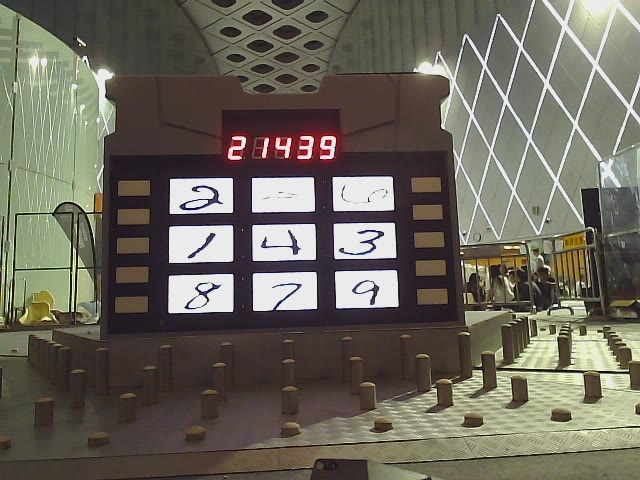
#> input picture controller/rune03.png, 640 x 480 px, given in place of buff_test_video_01.mpeg, which was not available
$ python prompt_lights_searching.py   (older library calls are emulated)
#> lines starting #> are read from the running program, lines starting #| are printed output that depends on the picture; after the words box and inside, x2 and y2 are one past the last pixel; in counts of white or black regions, pixels touching at a corner belong together; pictures that were not available may be replaced by others from this repository, and a replacement may not be noted
### number_searching/grid_recognition.py
import cv2, sys, rospy, math
import numpy as np
from scipy.misc import imresize

file_dir = None
is_debug_mode = True


"""
Parse the file direction from argv and load the image
"""
# [13 lines left out: function read_image_from_file, not called in this run]


"""
Pre-processing image
"""
# [15 lines left out: function preprocessing_for_number_searching, not called in this run]


"""
Analysis and filter contours
"""
# [49 lines left out: function analysis_and_filter_contours_for_number_searching, not called in this run]


"""
This function get rid of redundancy number boxes
"""
def filter_redundancy_boxes(contours, rects, number_boxes):
    bad_box_indexs = list()
    dist_toleration = 10

    for rect_i in range(len(rects)):
        if rect_i not in bad_box_indexs:
            for rect_j in range(rect_i+1, len(rects)):
                rect_i_center_x = rects[rect_i][0][0]
                rect_i_center_y = rects[rect_i][0][1]
                rect_j_center_x = rects[rect_j][0][0]
                rect_j_center_y = rects[rect_j][0][1]

                dist_x = abs(rect_i_center_x - rect_j_center_x)
                dist_y = abs(rect_i_center_y - rect_j_center_y)

                dist_ij = dist_x**2 + dist_y**2

                if dist_ij < dist_toleration**2:
                    rect_i_area = rects[rect_i][1][0] * rects[rect_i][1][1]
                    rect_j_area = rects[rect_j][1][0] * rects[rect_j][1][1]

                    if rect_i_area < rect_j_area:
                        bad_box_indexs.append(rect_j)
                    else:
                        bad_box_indexs.append(rect_i)

    good_contours = list()
    good_rects = list()
    good_boxes = list()
    for i in range(len(number_boxes)):
        if i not in bad_box_indexs:
            good_contours.append(contours[i])
            good_rects.append(rects[i])
            good_boxes.append(number_boxes[i])

    return good_contours, good_rects, good_boxes, bad_box_indexs


"""
This function get rid of outlier number boxes
"""
# [33 lines left out: function filter_outlier_boxes, not called in this run]


"""
Major structure here
"""
# [34 lines left out: function number_search, not called in this run]


"""
Main function (for testing)
"""
# [64 lines that do not run on import are left out]

### number_searching/preprocess_for_number_recognition.py
import cv2
import numpy as np
from scipy.misc import imresize


draw_number_box_color = (255, 0, 255)


"""
Draw a box
"""
def draw_box(img, points, color):
    # cv2.line(img, (0,0), (100,100), color, 5)
    for i in range(len(points)):
        cv2.line(img, tuple(points[i]), tuple(points[(i+1)%(len(points))]), color, 10)


# [59 lines left out: functions general_number_extractor, rim_extractor, not called in this run]


def region_of_interest(img, box):
    x0, y0 = box[1]
    x1, y1 = box[3]
    # The following number should be in range:
    x0 = max(int(round(x0)), 0)
    x1 = min(int(round(x1)), img.shape[1])
    y0 = max(int(round(y0)), 0)
    y1 = min(int(round(y1)), img.shape[0])
    roi = np.copy(img[y0:y1, x0:x1])
    return roi


"""
This function will extract roi after the number boxes have been found
"""
# [28 lines left out: function preprocess_for_number_recognition, not called in this run]

### prompt_lights/prompt_lights_searching.py
import cv2, sys, os, rospy, math
import numpy as np
from scipy.misc import imresize

file_dir = None
is_debug_mode = True

file_dir = os.path.dirname(os.path.abspath(__file__))
root = file_dir+'/..'#'/number_searching'
sys.path.insert(0, root)
# print(root)
# print(os.path.dirname(root))
from number_searching.grid_recognition import read_image_from_file,preprocessing_for_number_searching,filter_redundancy_boxes
from number_searching.preprocess_for_number_recognition import draw_box, region_of_interest


draw_prompt_lights_box_color = (255,255,255)

"""
Analysis and filter contours
"""
def analysis_and_filter_contours_for_prompt_lights_searching(contours):
    ratio = 2.0 / 1.0
    sudokuWidth = 50
    sudokuHeight = 25
    angleTolerance = 6
    ratioToleranceRate = 0.2
    dimensionsToleranceRate = 0.4

    contours_filtered = list()
    rects = list()
    boxes = list()
    for contour in contours:
        tempRect = cv2.minAreaRect(contour)
        # if is_debug_mode:
        #     print("[Debug] tempRect:", tempRect)

        width = tempRect[1][0]
        height = tempRect[1][1]

        if not (width > height):
            # tempRect = cv2.boxPoints((tempRect[0],(tempRect[1][0],tempRect[1][1]),tempRect[2] + 90.0))
            tempRect = (tempRect[0],(tempRect[1][1],tempRect[1][0]),tempRect[2] + 90.0)
            width = tempRect[1][0]
            height = tempRect[1][1]

        if(height==0):
            height = -1

        ratio_cur = width / height

        if (ratio_cur > (1.0-ratioToleranceRate) * ratio and \
            ratio_cur < (1.0+ratioToleranceRate) * ratio and \
			width > (1.0-dimensionsToleranceRate) * sudokuWidth and \
            width < (1.0+dimensionsToleranceRate) * sudokuWidth and \
			height > (1.0-dimensionsToleranceRate) * sudokuHeight and \
            height < (1.0+dimensionsToleranceRate) * sudokuHeight and \
			((tempRect[2] > -angleTolerance and tempRect[2] < angleTolerance) or \
              tempRect[2] < (-180+angleTolerance) or \
              tempRect[2] > (180-angleTolerance))
        ):
              contours_filtered.append(contour)
              rects.append(tempRect)
              if (is_debug_mode):
                  tempRect_points = cv2.boxPoints(tempRect)
                  boxes.append(tempRect_points)

    return contours_filtered, rects, boxes


"""
Pre-processing image
"""
def preprocessing_for_prompt_lights_searching(src_img):
    # convert source iamge to gray scale and resize
    gray = cv2.cvtColor(src_img, cv2.COLOR_BGR2GRAY)
    # gray = imresize(gray, [50, 80])

    # blur
    # gray = cv2.medianBlur(gray,13)
    blur = cv2.GaussianBlur(gray,(5,5),0)

    # threshold
    # ret, gray = cv2.threshold(blur,0,255,cv2.THRESH_BINARY+cv2.THRESH_OTSU)
    gray = cv2.adaptiveThreshold(gray, 255, cv2.ADAPTIVE_THRESH_MEAN_C, \
                                 cv2.THRESH_BINARY, 15, 3)
    # ret, gray = cv2.threshold(gray, 127, 255, cv2.THRESH_BINARY)

    # enhance outline
    kernel = np.ones([3, 3], np.uint8)
    gray = cv2.dilate(gray, kernel, iterations = 1)


    return gray


"""
This function first classify points into groups by x distance.
Then, pick up the larget group.
"""
def prompt_light_filter_outlier_boxes_by_x_dist(contours, rects, number_boxes):
    if (len(rects)==0): # avoid empty input
        return [],[],[],[]

    dist_list = [[rects[i]] for i in range(len(rects))]
    boxes_list = [[number_boxes[i]] for i in range(len(rects))]
    contours_list = [[contours[i]] for i in range(len(rects))]
    x_bin_size = 10

    # find near centre points for each centre point (by horizontal distance)
    for rect_i in range(len(rects)):
        for rect_j in range(rect_i+1,len(rects)):
            rect_i_center_x = rects[rect_i][0][0]
            rect_i_center_y = rects[rect_i][0][1]
            rect_j_center_x = rects[rect_j][0][0]
            rect_j_center_y = rects[rect_j][0][1]

            dist_x = abs(rect_i_center_x - rect_j_center_x)
            dist_y = abs(rect_i_center_y - rect_j_center_y)

            dist_ij = dist_x**2 + dist_y**2

            if dist_x < x_bin_size:
                dist_list[rect_i].append(rects[rect_j])
                dist_list[rect_j].append(rects[rect_i])
                boxes_list[rect_i].append(number_boxes[rect_j])
                boxes_list[rect_j].append(number_boxes[rect_i])
                contours_list[rect_i].append(contours[rect_j])
                contours_list[rect_j].append(contours[rect_i])

    # get the size of each bin
    dist_len_list = [0.0] * len(rects)
    for i in range(len(dist_list)):
        dist_len_list[i] = len(dist_list[i])

    # largest bin (group) size
    max_bin_size = max(dist_len_list)
    good_list_index = dist_len_list.index(max(dist_len_list))

    bad_box_indexs = list()
    good_contours = contours_list.pop(good_list_index)
    good_rects = dist_list.pop(good_list_index)
    good_boxes = boxes_list.pop(good_list_index)


    return good_contours, good_rects, good_boxes, bad_box_indexs


"""
This function get rid of outlier prompt light boxes
"""
def filter_outlier_boxes(contours, rects, number_boxes):
    dist_list = [0.0] * len(rects)

    for rect_i in range(len(rects)):
        for rect_j in range(rect_i+1,len(rects)):
            rect_i_center_x = rects[rect_i][0][0]
            rect_i_center_y = rects[rect_i][0][1]
            rect_j_center_x = rects[rect_j][0][0]
            rect_j_center_y = rects[rect_j][0][1]

            dist_x = abs(rect_i_center_x - rect_j_center_x)
            dist_y = abs(rect_i_center_y - rect_j_center_y)

            dist_ij = dist_x**2 + dist_y**2

            dist_list[rect_i] += dist_ij
            dist_list[rect_j] += dist_ij

    bad_box_indexs = list()
    good_contours = list()
    good_rects = list()
    good_boxes = list()
    for i in range(min(5, len(rects))):
        current_min_index = dist_list.index(min(dist_list))

        bad_box_indexs.append(dist_list.pop(current_min_index))
        good_contours.append(contours.pop(current_min_index))
        good_rects.append(rects.pop(current_min_index))
        good_boxes.append(number_boxes.pop(current_min_index))

    return good_contours, good_rects, good_boxes, bad_box_indexs


"""
This function will extract roi after the prompt lights have been found
"""
def preprocess_for_prompt_light_identify(src_img, rects, number_boxes):
    global draw_prompt_lights_box_color
    number_boxes_regions_list = list()
    box_index = 0
    # src_img = cv2.GaussianBlur(src_img,(51,51),0)

    for box in number_boxes:

        # extract ROI to pick the most comment color in the box
        blur = cv2.GaussianBlur(region_of_interest(src_img, box),(15,15),0)
        blur = imresize(blur, [25, 50]) # resize

        # simply get rid of rim
        draw_prompt_lights_box_color = (int(blur[(12,25)][0]),int(blur[(12,25)][1]),int(blur[(12,25)][2]))
        draw_box(src_img, box, draw_prompt_lights_box_color) # draw the rim with a most comment color in the box

        # extract ROI for promt lights identify
        blur = cv2.GaussianBlur(region_of_interest(src_img, box),(15,15),0)
        extracted_result = imresize(blur, [25, 50]) # resize

        # extracted result ready for return
        number_boxes_regions_list.append(extracted_result)

        # Debug
        box_center = rects[box_index][0]
        cv2.circle(src_img, (int(round(box_center[0])), int(round(box_center[1]))), 1, (0,0,255), 5)

        # update loop variable
        box_index += 1

    return number_boxes_regions_list


"""
This function identify the prompt light status
"""
def prompt_light_identify(color):
    b_channel = int(color[0])
    g_channel = int(color[1])
    r_channel = int(color[2])
    is_on = False

    # print(abs(r_channel - g_channel), abs(r_channel - b_channel))
    dist = (abs(r_channel - g_channel))**2 + (abs(r_channel - b_channel))**2
    if dist > 800:
        is_on = True

    return is_on


"""
Major process of prompt lights searching
"""
def prompt_lights_searching(src_img):
    processed_img = preprocessing_for_prompt_lights_searching(src_img)
    # processed_img = preprocessing_for_number_searching(src_img)
    # src_img = np.copy(processed_img)
    im2, contours, hierarchy = cv2.findContours(processed_img, cv2.RETR_TREE, cv2.CHAIN_APPROX_NONE)
    # cv2.drawContours(src_img, contours, -1, (255,0,0), 3)
    # cv2.fillPoly(src_img, contours, (0, 255, 0))
    # print(type(contours))

    #Analysis to get boxes
    contours, rects, number_boxes = analysis_and_filter_contours_for_prompt_lights_searching(contours)
    # cv2.drawContours(src_img, contours, -1, (255,0,255), 3)

    #Avoid redundancy boxes
    contours, rects, number_boxes, _ = filter_redundancy_boxes(contours, rects, number_boxes)

    #Find a largest bin in x direction
    contours, rects, number_boxes, _ = prompt_light_filter_outlier_boxes_by_x_dist(contours, rects, number_boxes)

    #Avoid outliers
    _, rects, number_boxes, _ = filter_outlier_boxes(contours, rects, number_boxes)

    #Extract info for prompt lights identify
    number_boxes_regions_list = preprocess_for_prompt_light_identify(src_img, rects, number_boxes)

    #Identify prompt lights and get statistic info
    hitting_num = 0
    if len(rects) == 5:
        for i in range(len(rects)):

            identify_info = number_boxes_regions_list[i][(12,25)]
            label_color = (0,255,0)
            if prompt_light_identify(identify_info):
                label_color = (0,0,255)
                hitting_num += 1

            draw_box(src_img, number_boxes[i], label_color) # draw the rim
            # cv2.putText(src_img, str(identify_info), (int(rects[i][0][0]),int(rects[i][0][1])), cv2.FONT_HERSHEY_SIMPLEX, 1, label_color, 2)

    return src_img, hitting_num


"""
Main function (for testing)
"""
if __name__ == "__main__":
    """ ================ Testing with image files (START) ================ """
    """
    # import .grid_recognition
    # from grid_recognition import read_image_from_file


    #load src image
    src_img = read_image_from_file()
    # src_img, number_boxes_regions_list, _ = number_search(src_img)
    src_img = prompt_lights_searching(src_img)

    cv2.imshow('src_img', src_img)
    key = cv2.waitKey(0)

    """
    """ ================= Testing with image files (END) ================= """

    """ ================ Testing with video files (START) ================ """
    # """
    # cam = cv2.VideoCapture('./../Buff2017.mp4')
    cam = cv2.VideoCapture(file_dir+'/../../buff_test_video_01.mpeg')
    # cam = cv2.VideoCapture(1)

    # Define the codec and create VideoWriter object
    # fourcc = cv2.VideoWriter_fourcc(*'XVID')
    # fourcc = cv2.VideoWriter_fourcc(*'FMP4')
    fourcc = cv2.VideoWriter_fourcc(*'H264')
    out = None#cv2.VideoWriter('output.avi',fourcc, 20.0, (640,480))

    frame_num = 1
    segment_num = 1
    frame_rate = 24
    recording = False

    while True:
        ret, frame = cam.read()
#> frame is the input picture: shape (480, 640, 3); mean B, G, R 91.8, 102.8, 107.4
        assert ret == True

        # src_img, number_boxes_regions_list, _ = number_search(frame)
        src_img, hitting_num = prompt_lights_searching(frame)
#> in preprocessing_for_prompt_lights_searching, `blur = cv2.GaussianBlur(gray,(5,5),0)`:
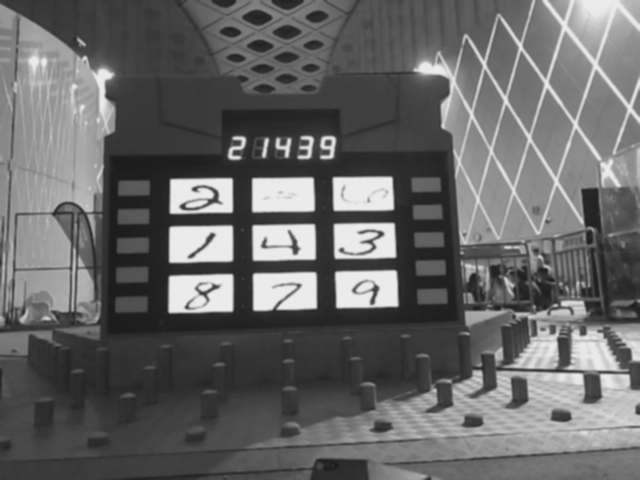
#> blur: shape (480, 640); min 27, max 237, mean 102.9
#> in preprocessing_for_prompt_lights_searching, `gray = cv2.adaptiveThreshold(gray, 255, cv2.ADAPTIVE_THRESH_MEAN_C, \ ..`:
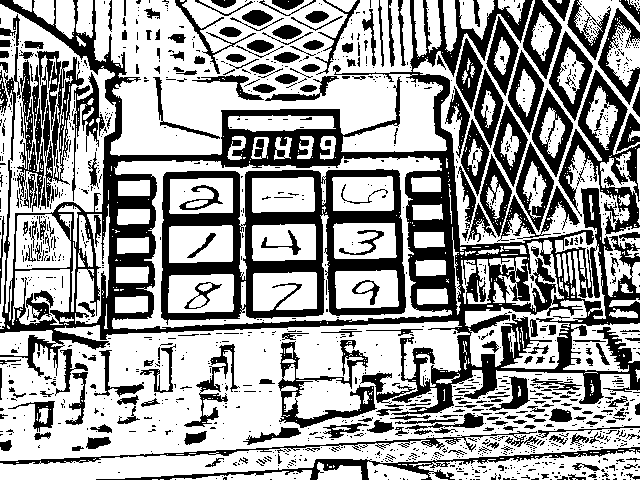
#> gray: shape (480, 640); 62.2% white; 1397 black regions (1135 under 20 px), largest, box (x1, y1, x2, y2) and area: (0, 0, 640, 415) 42783, (161, 169, 406, 325) 13657, (558, 70, 640, 235) 3893
#> in preprocessing_for_prompt_lights_searching, `gray = cv2.dilate(gray, kernel, iterations = 1)`:
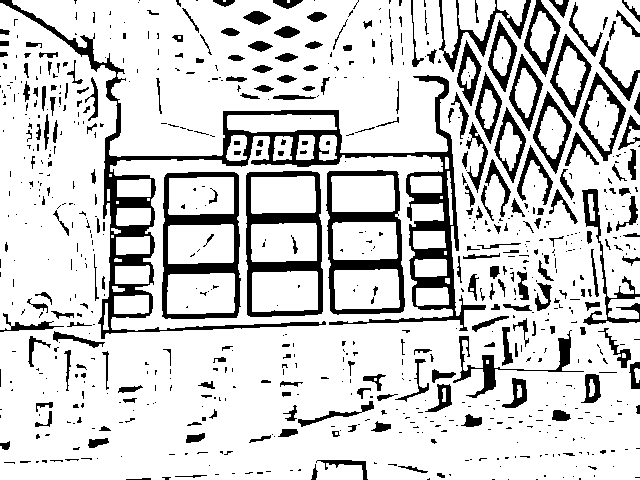
#> gray: shape (480, 640); 82.1% white; 758 black regions (531 under 20 px)
#> in prompt_lights_searching, `im2, contours, hierarchy = cv2.findContours(processed_img, cv2.RETR_TR..`: contours = 840 contours, 515 with area under 20; largest, box (x1, y1, x2, y2) and area: (0, 0, 640, 480) 271509, (161, 171, 242, 320) 11311, (245, 170, 324, 318) 11062, (325, 169, 406, 316) 10639, (167, 273, 235, 314) 2585
#> the loop in analysis_and_filter_contours_for_prompt_lights_searching, `for contour in contours:` made 840 passes
#> (tempRect, ratio_cur, tempRect_points) on passes 4, 5, 8: (((131, 304), (34, 18), 0), 1.89, [[114, 313], [114, 295], [148, 295], [148, 313]]), (((431.9, 296), (32.35, 17.25), -2.12), 1.88, [[416, 305.3], [415.4, 288], [447.7, 286.8], [448.4, 304.1]]), (((132, 274), (34, 18), 0), 1.89, [[115, 283], [115, 265], [149, 265], [149, 283]])
#> after the loop in analysis_and_filter_contours_for_prompt_lights_searching, `for contour in contours:`: boxes = 9 items; contours_filtered = 9 contours; largest, box (x1, y1, x2, y2) and area: (114, 295, 149, 314) 584, (115, 265, 150, 284) 572, (116, 208, 151, 226) 546, (116, 236, 150, 255) 543, (117, 179, 151, 197) 540; rects = 9 items
#> in prompt_lights_searching, `contours, rects, number_boxes = analysis_and_filter_contours_for_promp..`: contours has the same summary as contours_filtered in analysis_and_filter_contours_for_prompt_lights_searching
#> the loop in filter_redundancy_boxes, `for rect_i in range(len(rects)):` made 9 passes
#> after the loop in filter_redundancy_boxes, `for rect_i in range(len(rects)):`: bad_box_indexs = []
#> the loop in filter_redundancy_boxes, `for i in range(len(number_boxes)):` made 9 passes
#> after the loop in filter_redundancy_boxes, `for i in range(len(number_boxes)):`: good_boxes = 9 items; good_contours has the same summary as contours_filtered in analysis_and_filter_contours_for_prompt_lights_searching
#> the loop in prompt_light_filter_outlier_boxes_by_x_dist, `for rect_i in range(len(rects)):` made 9 passes
#> in prompt_light_filter_outlier_boxes_by_x_dist, `dist_len_list = [0.0] * len(rects)`: dist_len_list = [0, 0, 0, 0, 0, 0, 0, 0, 0]
#> the loop in prompt_light_filter_outlier_boxes_by_x_dist, `for i in range(len(dist_list)):` made 9 passes
#> after the loop in prompt_light_filter_outlier_boxes_by_x_dist, `for i in range(len(dist_list)):`: dist_len_list = [5, 4, 5, 4, 5, 4, 5, 5, 4]
#> in prompt_light_filter_outlier_boxes_by_x_dist, `max_bin_size = max(dist_len_list)`: max_bin_size = 5
#> in prompt_light_filter_outlier_boxes_by_x_dist, `good_list_index = dist_len_list.index(max(dist_len_list))`: good_list_index = 0
#> in prompt_light_filter_outlier_boxes_by_x_dist, `good_contours = contours_list.pop(good_list_index)`: good_contours = 5 contours; box (x1, y1, x2, y2) and area: (114, 295, 149, 314) 584, (115, 265, 150, 284) 572, (116, 208, 151, 226) 546, (116, 236, 150, 255) 543, (117, 179, 151, 197) 540
#> in prompt_light_filter_outlier_boxes_by_x_dist, `good_rects = dist_list.pop(good_list_index)`: good_rects = [((131, 304), (34, 18), 0), ((132, 274), (34, 18), 0), ((132.5, 245.1), (33.62, 17.31), -2.05), ((133, 216.5), (34, 17), 0), ((133.5, 187.5), (33, 17), 0)]
#> in prompt_light_filter_outlier_boxes_by_x_dist, `good_boxes = boxes_list.pop(good_list_index)`: good_boxes = 5 items
#> in prompt_lights_searching, `contours, rects, number_boxes, _ = prompt_light_filter_outlier_boxes_b..`: contours has the same summary as good_contours in prompt_light_filter_outlier_boxes_by_x_dist; rects has the same summary as good_rects in prompt_light_filter_outlier_boxes_by_x_dist
#> in filter_outlier_boxes, `dist_list = [0.0] * len(rects)`: dist_list = [0, 0, 0, 0, 0]
#> the loop in filter_outlier_boxes, `for rect_i in range(len(rects)):` made 5 passes
#> after the loop in filter_outlier_boxes, `for rect_i in range(len(rects)):`: dist_list = [25614.6, 12529.9, 8444, 12625.3, 25219.7]
#> the loop in filter_outlier_boxes, `for i in range(min(5, len(rects))):` made 5 passes
#> current_min_index on passes 1 to 5: 2, 1, 1, 1, 0
#> after the loop in filter_outlier_boxes, `for i in range(min(5, len(rects))):`: bad_box_indexs = [8444, 12529.9, 12625.3, 25219.7, 25614.6]; contours = []; good_boxes = 5 items; good_rects = [((132.5, 245.1), (33.62, 17.31), -2.05), ((132, 274), (34, 18), 0), ((133, 216.5), (34, 17), 0), ((133.5, 187.5), (33, 17), 0), ((131, 304), (34, 18), 0)]; number_boxes = []
#> in prompt_lights_searching, `_, rects, number_boxes, _ = filter_outlier_boxes(contours, rects, numb..`: rects has the same summary as good_rects in filter_outlier_boxes
#> the loop in preprocess_for_prompt_light_identify, `for box in number_boxes:` made 5 passes
#> (box, draw_prompt_lights_box_color, box_center) on passes 1 to 4: ([[116, 254.3], [115.4, 237], [149, 235.8], [149.6, 253.1]], (60, 84, 100), (132.5, 245.1)), ([[115, 283], [115, 265], [149, 265], [149, 283]], (60, 80, 98), (132, 274)), ([[116, 225], [116, 208], [150, 208], [150, 225]], (63, 85, 105), (133, 216.5)), ([[117, 196], [117, 179], [150, 179], [150, 196]], (60, 87, 108), (133.5, 187.5))
#> pass 1, in preprocess_for_prompt_light_identify, `blur = imresize(blur, [25, 50])`:
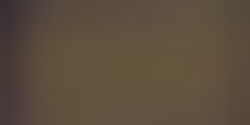
#> blur: shape (25, 50, 3) (shown 5 times larger); mean of channels 0, 1, 2 61, 77.5, 92.8; drawn as B, G, R
#> pass 1, in preprocess_for_prompt_light_identify, `extracted_result = imresize(blur, [25, 50])`:
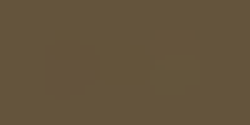
#> extracted_result: shape (25, 50, 3) (shown 5 times larger); mean of channels 0, 1, 2 59.9, 84, 100.1; drawn as B, G, R
#> after the loop in preprocess_for_prompt_light_identify, `for box in number_boxes:`:
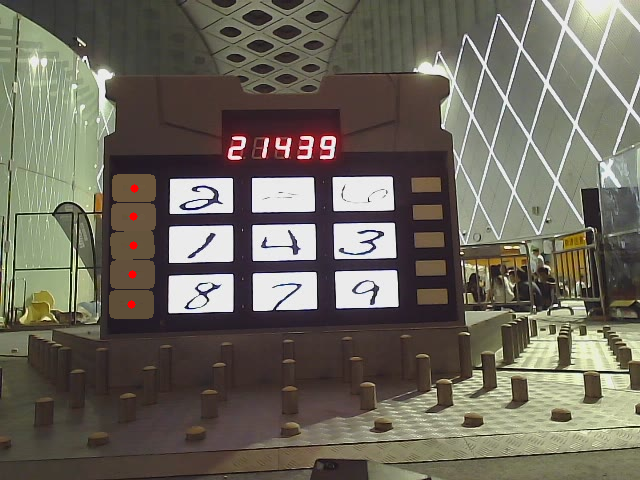
#> src_img: shape (480, 640, 3); 1.83% of pixels changed, all inside (x1, y1, x2, y2) = (109, 174, 156, 319)
#> the loop in prompt_lights_searching, `for i in range(len(rects)): ` made 5 passes
#> after the loop in prompt_lights_searching, `for i in range(len(rects)):`:
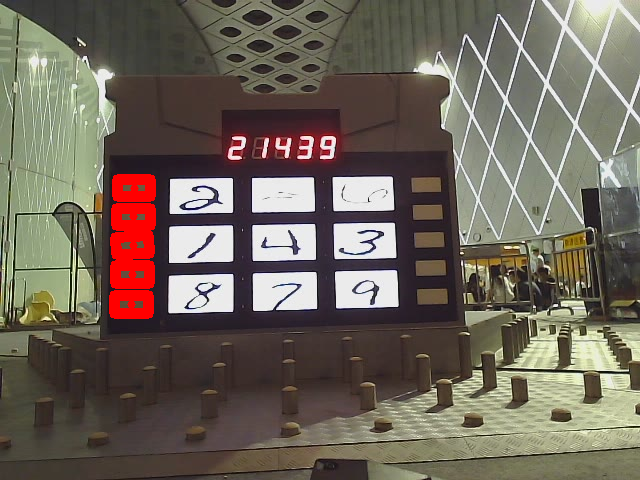
#> src_img: shape (480, 640, 3); 1.75% of pixels changed, all inside (x1, y1, x2, y2) = (109, 174, 156, 319)

        if is_debug_mode:
            cv2.imshow('src_img', src_img)
            print(hitting_num)
#| 5
        # for i in range(len(number_boxes_regions_list)):
        #     cv2.imshow(str(i),number_boxes_regions_list[i])

        key = cv2.waitKey(1000/frame_rate) & 0xff
#> (key q is pressed here)
        # key = cv2.waitKey(0) & 0xff
        if key == ord('q'):
            break

    # """
    """ ================= Testing with image files (END) ================= """

    cv2.destroyAllWindows()
